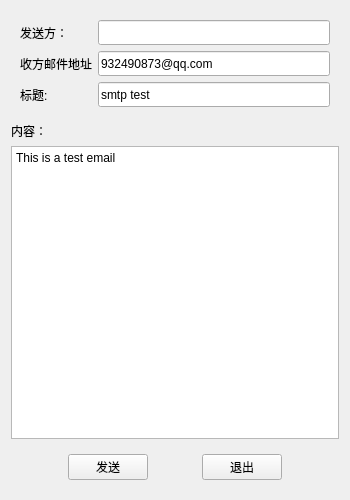
<?xml version="1.0" encoding="UTF-8"?>
<ui version="4.0">
 <class>Emailsend</class>
 <widget class="QWidget" name="Emailsend">
  <property name="geometry">
   <rect>
    <x>0</x>
    <y>0</y>
    <width>350</width>
    <height>500</height>
   </rect>
  </property>
  <property name="windowTitle">
   <string>Form</string>
  </property>
  <layout class="QVBoxLayout" name="verticalLayout">
   <item>
    <widget class="QWidget" name="widget" native="true">
     <layout class="QFormLayout" name="formLayout">
      <item row="0" column="0">
       <widget class="QLabel" name="label">
        <property name="minimumSize">
         <size>
          <width>0</width>
          <height>25</height>
         </size>
        </property>
        <property name="text">
         <string>发送方：</string>
        </property>
       </widget>
      </item>
      <item row="0" column="1">
       <widget class="QLineEdit" name="line_myAddress">
        <property name="minimumSize">
         <size>
          <width>0</width>
          <height>25</height>
         </size>
        </property>
        <property name="text">
         <string/>
        </property>
       </widget>
      </item>
      <item row="1" column="0">
       <widget class="QLabel" name="label_4">
        <property name="minimumSize">
         <size>
          <width>0</width>
          <height>25</height>
         </size>
        </property>
        <property name="text">
         <string>收方邮件地址</string>
        </property>
       </widget>
      </item>
      <item row="1" column="1">
       <widget class="QLineEdit" name="line_recvAddress">
        <property name="minimumSize">
         <size>
          <width>0</width>
          <height>25</height>
         </size>
        </property>
        <property name="text">
         <string>932490873@qq.com</string>
        </property>
       </widget>
      </item>
      <item row="2" column="0">
       <widget class="QLabel" name="label_3">
        <property name="minimumSize">
         <size>
          <width>0</width>
          <height>25</height>
         </size>
        </property>
        <property name="text">
         <string>标题:</string>
        </property>
       </widget>
      </item>
      <item row="2" column="1">
       <widget class="QLineEdit" name="line_subject">
        <property name="minimumSize">
         <size>
          <width>0</width>
          <height>25</height>
         </size>
        </property>
        <property name="text">
         <string>smtp test</string>
        </property>
       </widget>
      </item>
     </layout>
    </widget>
   </item>
   <item>
    <widget class="QLabel" name="label_5">
     <property name="text">
      <string>内容：</string>
     </property>
    </widget>
   </item>
   <item>
    <widget class="QTextEdit" name="text_content">
     <property name="html">
      <string>&lt;!DOCTYPE HTML PUBLIC &quot;-//W3C//DTD HTML 4.0//EN&quot; &quot;http://www.w3.org/TR/REC-html40/strict.dtd&quot;&gt;
&lt;html&gt;&lt;head&gt;&lt;meta name=&quot;qrichtext&quot; content=&quot;1&quot; /&gt;&lt;style type=&quot;text/css&quot;&gt;
p, li { white-space: pre-wrap; }
&lt;/style&gt;&lt;/head&gt;&lt;body style=&quot; font-family:'SimSun'; font-size:9pt; font-weight:400; font-style:normal;&quot;&gt;
&lt;p style=&quot; margin-top:0px; margin-bottom:0px; margin-left:0px; margin-right:0px; -qt-block-indent:0; text-indent:0px;&quot;&gt;&lt;span style=&quot; font-family:'SimSun';&quot;&gt;This is a test email&lt;/span&gt;&lt;/p&gt;&lt;/body&gt;&lt;/html&gt;</string>
     </property>
    </widget>
   </item>
   <item>
    <widget class="QWidget" name="widget_2" native="true">
     <property name="minimumSize">
      <size>
       <width>0</width>
       <height>35</height>
      </size>
     </property>
     <layout class="QHBoxLayout" name="horizontalLayout">
      <item>
       <spacer name="horizontalSpacer">
        <property name="orientation">
         <enum>Qt::Horizontal</enum>
        </property>
        <property name="sizeHint" stdset="0">
         <size>
          <width>40</width>
          <height>20</height>
         </size>
        </property>
       </spacer>
      </item>
      <item>
       <widget class="QPushButton" name="btn_send">
        <property name="minimumSize">
         <size>
          <width>0</width>
          <height>25</height>
         </size>
        </property>
        <property name="text">
         <string>发送</string>
        </property>
       </widget>
      </item>
      <item>
       <spacer name="horizontalSpacer_3">
        <property name="orientation">
         <enum>Qt::Horizontal</enum>
        </property>
        <property name="sizeHint" stdset="0">
         <size>
          <width>40</width>
          <height>20</height>
         </size>
        </property>
       </spacer>
      </item>
      <item>
       <widget class="QPushButton" name="btn_exit">
        <property name="minimumSize">
         <size>
          <width>0</width>
          <height>25</height>
         </size>
        </property>
        <property name="text">
         <string>退出</string>
        </property>
       </widget>
      </item>
      <item>
       <spacer name="horizontalSpacer_2">
        <property name="orientation">
         <enum>Qt::Horizontal</enum>
        </property>
        <property name="sizeHint" stdset="0">
         <size>
          <width>40</width>
          <height>20</height>
         </size>
        </property>
       </spacer>
      </item>
     </layout>
    </widget>
   </item>
  </layout>
 </widget>
 <resources/>
 <connections/>
</ui>
